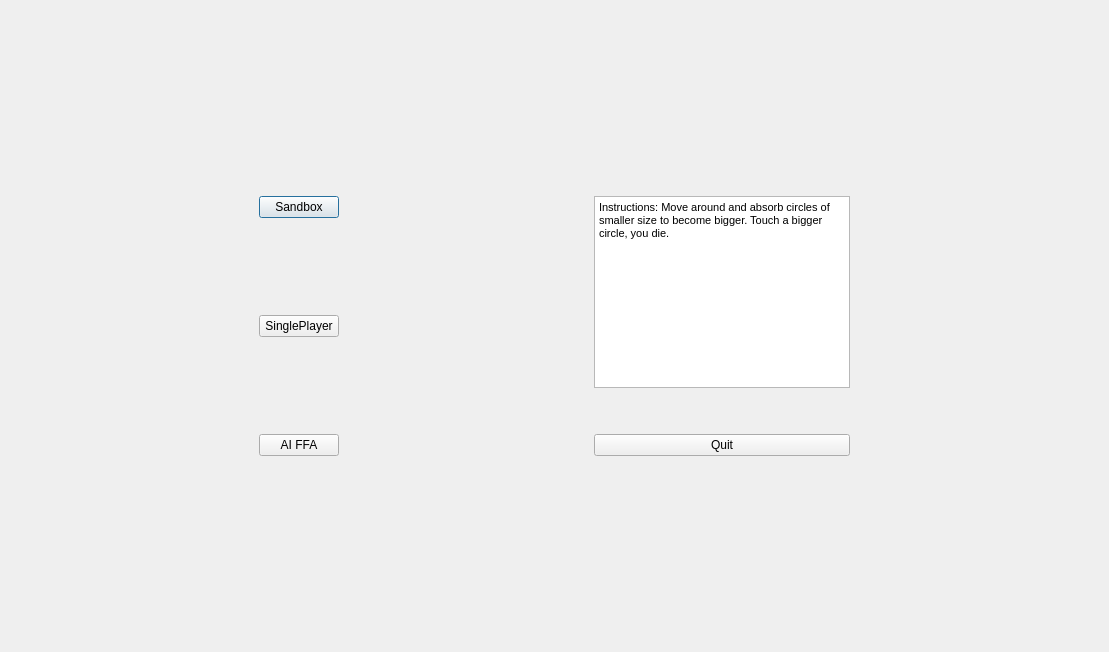
<?xml version="1.0" encoding="UTF-8"?>
<ui version="4.0">
 <class>options</class>
 <widget class="QDialog" name="options">
  <property name="geometry">
   <rect>
    <x>0</x>
    <y>0</y>
    <width>1109</width>
    <height>652</height>
   </rect>
  </property>
  <property name="windowTitle">
   <string>Dialog</string>
  </property>
  <layout class="QGridLayout" name="gridLayout">
   <item row="0" column="3">
    <spacer name="verticalSpacer_5">
     <property name="orientation">
      <enum>Qt::Vertical</enum>
     </property>
     <property name="sizeHint" stdset="0">
      <size>
       <width>20</width>
       <height>40</height>
      </size>
     </property>
    </spacer>
   </item>
   <item row="0" column="1">
    <spacer name="verticalSpacer">
     <property name="orientation">
      <enum>Qt::Vertical</enum>
     </property>
     <property name="sizeHint" stdset="0">
      <size>
       <width>20</width>
       <height>40</height>
      </size>
     </property>
    </spacer>
   </item>
   <item row="1" column="0">
    <spacer name="horizontalSpacer">
     <property name="orientation">
      <enum>Qt::Horizontal</enum>
     </property>
     <property name="sizeHint" stdset="0">
      <size>
       <width>40</width>
       <height>20</height>
      </size>
     </property>
    </spacer>
   </item>
   <item row="2" column="1">
    <spacer name="verticalSpacer_4">
     <property name="orientation">
      <enum>Qt::Vertical</enum>
     </property>
     <property name="sizeHint" stdset="0">
      <size>
       <width>20</width>
       <height>40</height>
      </size>
     </property>
    </spacer>
   </item>
   <item row="2" column="3">
    <spacer name="verticalSpacer_7">
     <property name="orientation">
      <enum>Qt::Vertical</enum>
     </property>
     <property name="sizeHint" stdset="0">
      <size>
       <width>20</width>
       <height>40</height>
      </size>
     </property>
    </spacer>
   </item>
   <item row="1" column="2">
    <spacer name="horizontalSpacer_2">
     <property name="orientation">
      <enum>Qt::Horizontal</enum>
     </property>
     <property name="sizeHint" stdset="0">
      <size>
       <width>40</width>
       <height>20</height>
      </size>
     </property>
    </spacer>
   </item>
   <item row="1" column="1">
    <layout class="QVBoxLayout" name="verticalLayout_4">
     <item>
      <layout class="QHBoxLayout" name="horizontalLayout_6">
       <item>
        <widget class="QPushButton" name="pushButton_3">
         <property name="text">
          <string>Sandbox</string>
         </property>
        </widget>
       </item>
      </layout>
     </item>
     <item>
      <spacer name="verticalSpacer_2">
       <property name="orientation">
        <enum>Qt::Vertical</enum>
       </property>
       <property name="sizeHint" stdset="0">
        <size>
         <width>20</width>
         <height>40</height>
        </size>
       </property>
      </spacer>
     </item>
     <item>
      <layout class="QHBoxLayout" name="horizontalLayout_7">
       <item>
        <widget class="QPushButton" name="pushButton_2">
         <property name="text">
          <string>SinglePlayer</string>
         </property>
        </widget>
       </item>
      </layout>
     </item>
     <item>
      <spacer name="verticalSpacer_3">
       <property name="orientation">
        <enum>Qt::Vertical</enum>
       </property>
       <property name="sizeHint" stdset="0">
        <size>
         <width>20</width>
         <height>40</height>
        </size>
       </property>
      </spacer>
     </item>
     <item>
      <layout class="QHBoxLayout" name="horizontalLayout_8">
       <item>
        <widget class="QPushButton" name="pushButton_4">
         <property name="text">
          <string>AI FFA</string>
         </property>
        </widget>
       </item>
      </layout>
     </item>
    </layout>
   </item>
   <item row="1" column="3">
    <layout class="QVBoxLayout" name="verticalLayout_5">
     <item>
      <layout class="QHBoxLayout" name="horizontalLayout_9">
       <item>
        <widget class="QTextEdit" name="textEdit">
         <property name="maximumSize">
          <size>
           <width>256</width>
           <height>192</height>
          </size>
         </property>
         <property name="html">
          <string>&lt;!DOCTYPE HTML PUBLIC &quot;-//W3C//DTD HTML 4.0//EN&quot; &quot;http://www.w3.org/TR/REC-html40/strict.dtd&quot;&gt;
&lt;html&gt;&lt;head&gt;&lt;meta name=&quot;qrichtext&quot; content=&quot;1&quot; /&gt;&lt;style type=&quot;text/css&quot;&gt;
p, li { white-space: pre-wrap; }
&lt;/style&gt;&lt;/head&gt;&lt;body style=&quot; font-family:'Sans Serif'; font-size:9pt; font-weight:400; font-style:normal;&quot;&gt;
&lt;p style=&quot; margin-top:0px; margin-bottom:0px; margin-left:0px; margin-right:0px; -qt-block-indent:0; text-indent:0px;&quot;&gt;&lt;span style=&quot; font-size:8pt;&quot;&gt;Instructions: Move around and absorb circles of smaller size to become bigger. Touch a bigger circle, you die.&lt;/span&gt;&lt;/p&gt;&lt;/body&gt;&lt;/html&gt;</string>
         </property>
        </widget>
       </item>
      </layout>
     </item>
     <item>
      <spacer name="verticalSpacer_6">
       <property name="orientation">
        <enum>Qt::Vertical</enum>
       </property>
       <property name="sizeHint" stdset="0">
        <size>
         <width>20</width>
         <height>40</height>
        </size>
       </property>
      </spacer>
     </item>
     <item>
      <layout class="QHBoxLayout" name="horizontalLayout_10">
       <item>
        <widget class="QPushButton" name="pushButton">
         <property name="text">
          <string>Quit</string>
         </property>
        </widget>
       </item>
      </layout>
     </item>
    </layout>
   </item>
   <item row="1" column="4">
    <spacer name="horizontalSpacer_3">
     <property name="orientation">
      <enum>Qt::Horizontal</enum>
     </property>
     <property name="sizeHint" stdset="0">
      <size>
       <width>40</width>
       <height>20</height>
      </size>
     </property>
    </spacer>
   </item>
  </layout>
 </widget>
 <resources/>
 <connections/>
</ui>
